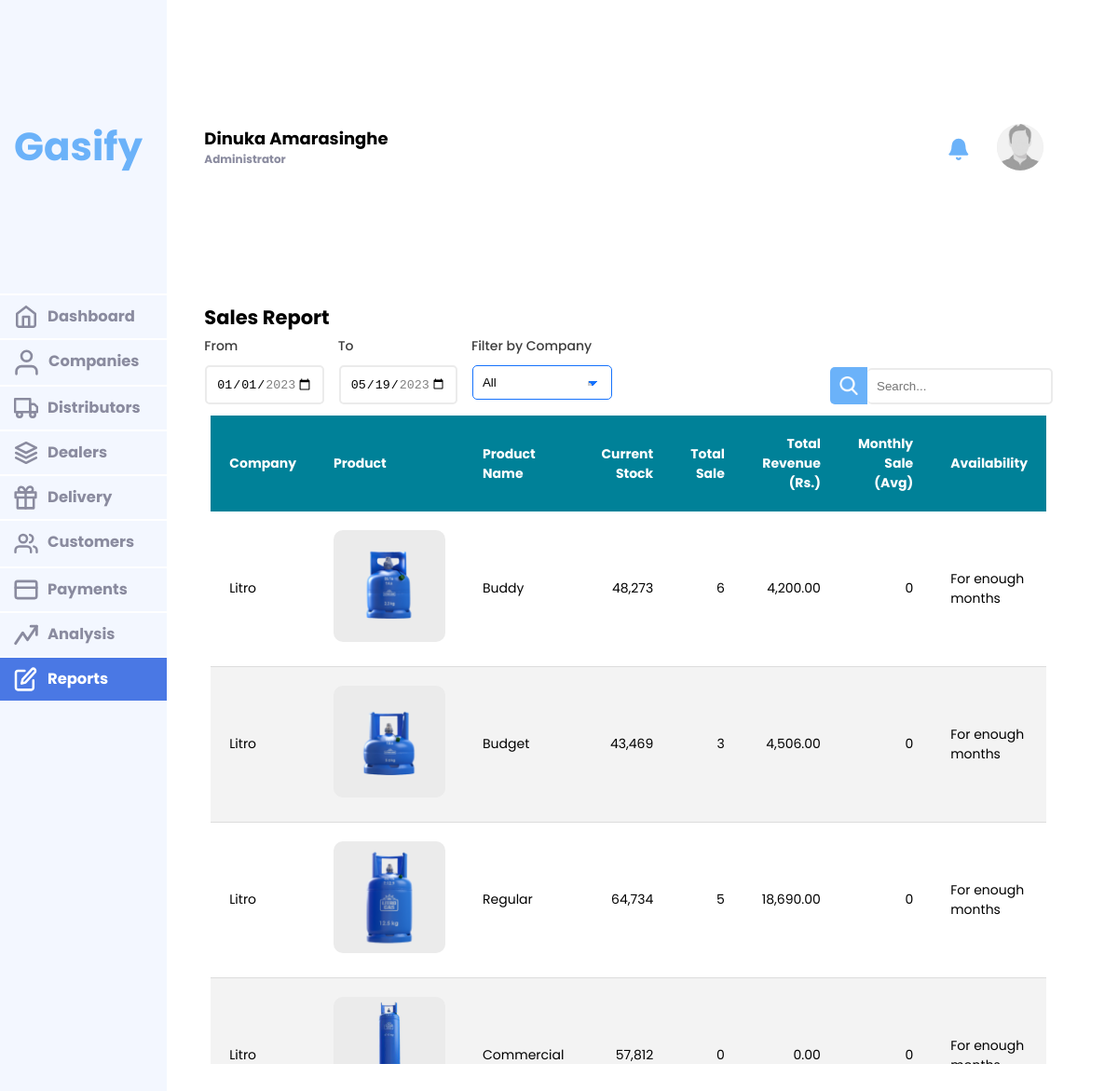
Screenshot of /reports/admin (signed in) with the database file from the repository.
### tables this page shows
CREATE TABLE `users` (
  `user_id` int(11) NOT NULL,
  `email` varchar(255) NOT NULL,
  `password` varchar(255) NOT NULL,
  `first_name` varchar(255) NOT NULL,
  `last_name` varchar(255) NOT NULL,
  `type` varchar(255) NOT NULL,
  `verification_code` varchar(255) DEFAULT NULL,
  `verification_state` varchar(255) DEFAULT NULL,
  `date_joined` date NOT NULL
);

CREATE TABLE `product` (
  `product_id` int(11) NOT NULL,
  `company_id` int(11) NOT NULL,
  `name` varchar(255) NOT NULL,
  `type` varchar(255) NOT NULL,
  `unit_price` double NOT NULL,
  `weight` double NOT NULL,
  `image` varchar(255) DEFAULT 'defaultproduct.png',
  `production_time` int(11) NOT NULL,
  `last_updated_date` date NOT NULL,
  `quantity` int(11) NOT NULL,
  `cylinder_limit` int(11) DEFAULT NULL
);

### app/controllers/Reports.php (called while the page is built, shortened)
<?php
class Reports extends Controller{
    public function admin(){
        if(isset($_POST['start_date'])){
            $start_date = $_POST['start_date'];
        }else{
            $start_date = null;
        }
        if(isset($_POST['end_date'])){
            $end_date = $_POST['end_date'];
        }else{
            $end_date = date('Y-m-d');
        }
        if(isset($_POST['filter'])){
            $filter_by = $_POST['filter'];
        }else{
            $filter_by = 'all';
        }
        $data = $this->model("Admin")->getReportInfo($start_date,$end_date,$filter_by);
        $this->view('admin/reports',$data);
    }
}
?>

### app/core/App.php (called while the page is built, shortened)
<?php
    class App{
        protected $method = 'index';
        public function __construct(){
            $url =$this->getURL();
            if(isset($url[0])){
                if(file_exists('../app/controllers/'.ucwords($url[0]).'.php')){
                    unset($url[0]);
                }
            }
            $this->controller = new $this->controller;
            if(isset($url[1])){
                if(method_exists($this->controller,$url[1])){
                    $this->method = $url[1];
                    unset($url[1]);
                }
            }
            $this->params = $url ? array_values($url) : [];
            return call_user_func_array([$this->controller,$this->method], $this->params);
        }
        private function getURL(){
            if(isset($_GET['url'])){
                $url = rtrim($_GET['url'],'/');
                $url = filter_var($url, FILTER_SANITIZE_URL);
                $url = explode('/',$url);
                return $url;
            }
        }
    }
?>

### public/index.php (called while the page is built, shortened)
<?php
    $app = new App();
?>

### app/core/DataBase.php (called while the page is built, shortened)
<?php
class Database
{
    public $mysqli;
    private function dbConnect()
    {
        $this->mysqli = new mysqli(DB_HOST, DB_USER, DB_PASSWORD, DB_NAME);
        return $this->mysqli;
    }
    public function Query($sql)
    {
        $result = $this->mysqli->query($sql);
        return $result;
    }
}

### app/core/Model.php (called while the page is built, shortened)
<?php
class Model extends Database
{
    public function read($table, $where = null, $order = null, $limit = null)
    {
        $sql = "SELECT * FROM $table";
        if ($where != null) {
            $sql .= " WHERE $where";
        }
        $result = $this->Query($sql);
        return $result;
    }
}

### app/models/Admin.php (called while the page is built, shortened)
<?php
class Admin extends Model
{
    public function getReportInfo($start_date,$end_date,$filter_by){
        $user_id = $_SESSION['user_id'];
        $a = mysqli_fetch_assoc($this->read('users',"user_id = $user_id"));
        $data['date_joined'] = $a['date_joined'];
        if($start_date == null){
            $start_date = $a['date_joined'];
        }
        $products = array();
        if($filter_by != 'all'){
            $query1 = $this->read('product',"company_id = $filter_by");
        }else{
            $query1 = $this->read('product');
        }
        while($row1 = mysqli_fetch_assoc($query1)){
            $row2 = mysqli_fetch_assoc($this->read('company',"company_id = ".$row1['company_id']));
            $total_stock = $row1['quantity']; $total_sale = 0;
            $query3 = $this->read('distributor_keep',"product_id = ".$row1['product_id']);
            while($row3 = mysqli_fetch_assoc($query3)){
                $total_stock += $row3['quantity'];
            }
            $query3 = $this->read('dealer_keep',"product_id = ".$row1['product_id']);
            while($row3 = mysqli_fetch_assoc($query3)){
                $total_stock += $row3['quantity'];
            }
            $total_revenue = 0;
            $query6 = $this->read('reservation',"place_date >= '$start_date' AND place_date <= '$end_date'");
            while($row6 = mysqli_fetch_assoc($query6)){
                $query4 = $this->read('reservation_include',"product_id = ".$row1['product_id']." AND order_id = ".$row6['order_id']);
                while($row4 = mysqli_fetch_assoc($query4)){
                    $total_revenue += $row4['quantity']*$row4['unit_price'];
                    $total_sale += $row4['quantity'];
                }
            }
            $timediff = strtotime($end_date) - strtotime($start_date);
            if($timediff/60*60*24*30 == 0){
                $monthly_sale = floor($total_sale);
            }else{
                $monthly_sale = floor($total_sale/($timediff/60*60*24*30));
            }
            if($monthly_sale != 0){
                $enough_for = floor($total_stock/$monthly_sale);
            }else{
                $enough_for = PHP_INT_MAX;
            }
            array_push($products,['product_id'=>$row1['product_id'],'company'=>$row2['name'],'product_name'=>$row1['name'],'product_image'=>$row1['image'],'total_sale'=>$total_sale,'total_revenue'=>$total_revenue,'current_stock'=>$total_stock,'monthly_sale'=>$monthly_sale,'availability'=>$enough_for]);
        }
        usort($products,function($a,$b){
            return $a['availability'] <=> $b['availability'];
        });
        $data['companies'] = $this->read('company');
        $data['table_info'] = $products;
        $data['start_date'] = $start_date;
        $data['end_date'] = $end_date;
        $data['filter_by'] = $filter_by;
        return $data;
    }
}

### app/views/admin/reports.php (the view, shortened to what this page needs)
<section class="body">
    <div class="body-content">
        <h2>Sales Report</h2>
        <form action="<?php echo BASEURL;?>/reports/admin" class="filters" method="POST">
                <div class="input half"><label>From</label><input type="date" name="start_date" onchange="this.form.submit()" value="<?=$data['start_date']?>" max="<?php echo $data['end_date']?>"  min="<?php echo $data['date_joined'] ?>"></div>
                <div class="input half"><label>To</label><input type="date" name="end_date" onchange="this.form.submit()" value="<?=$data['end_date']?>" max="<?php echo date('Y-m-d')?>"  min="<?php echo $data['start_date'] ?>"></div>
                <div class="input half"><label>Filter by Company</label>
                    <select id="city" class="dropdowndate" name="filter" class="half" onchange="this.form.submit()">';
                        <?php if($data['filter_by'] == 'all') :?>
                            <option value="all" selected >All</option>
                        <?php else : ?>
                            <option value="all"  >All</option>
                        <?php endif; ?>
                    </select>
                </div>
        </form>
        <div class="content-data reports">
            <table class="styled-table">
                <thead>
                    <tr>
                        <th>Company</th>
                        <th>Product</th>
                        <th>Product Name</th>
                        <th class="numbers">Current Stock</th>
                        <th class="numbers">Total Sale</th>
                        <th class="numbers">Total Revenue (Rs.)</th>
                        <th class="numbers">Monthly Sale (Avg)</th>
                        <th>Availability</th>
                    </tr>
                </thead>
                <tbody>
                    <?php
                    $rows = $data['table_info'];
                    foreach ($rows as $row){
                        if($row['availability'] == PHP_INT_MAX){
                            $row['availability'] = 'For enough months';
                        }elseif($row['availability'] == 1){
                            $row['availability'] = $row['availability'].' month';
                        }else{
                            $row['availability'] = $row['availability'].' months';
                        }
                        echo
                        '<tr>
                            <td>'.$row['company'].'</td>
                            <td><img class="littleproduct" src="'.BASEURL.'/public/img/products/'.$row['product_image'].'"></td>
                            <td>'.$row['product_name'].'</td>
                            <td class="numbers">'.number_format($row['current_stock']).'</td>
                            <td class="numbers">'.number_format($row['total_sale']).'</td>
                            <td class="numbers">'.number_format($row['total_revenue'],2).'</td>
                            <td class="numbers">'.number_format($row['monthly_sale']).'</td>
                            <td>'.$row['availability'].'</td>
                        </tr>';
                    }
                    ?>
                </tbody>
            </table>
        </div>
    </div>
</section>

### rows the page displays
users: start_date "01/01/2023"
product: company "Litro", image (picture), name "Buddy", current_stock "48,273", total_sale "6", total_revenue "4,200.00", production_time "0", availability "For enough months"
product: company "Litro", image (picture), name "Budget", current_stock "43,469", total_sale "3", total_revenue "4,506.00", production_time "0", availability "For enough months"
product: company "Litro", image (picture), name "Regular", current_stock "64,734", total_sale "5", total_revenue "18,690.00", production_time "0", availability "For enough months"

### other values shown
$_SESSION['user_name'] "Dinuka Amarasinghe"
userRole() "Administrator"
$row['company'] "Litro"
$row['product_name'] "Commercial"
$row['current_stock'] "57,812"
$row['total_sale'] "0"
$row['total_revenue'] "0.00"
$row['monthly_sale'] "0"
$row['availability'] "For enough…"
